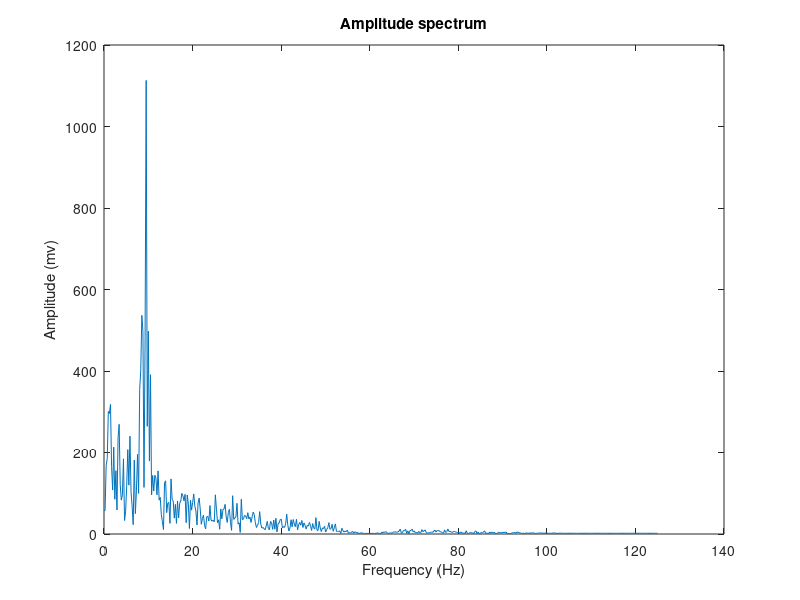
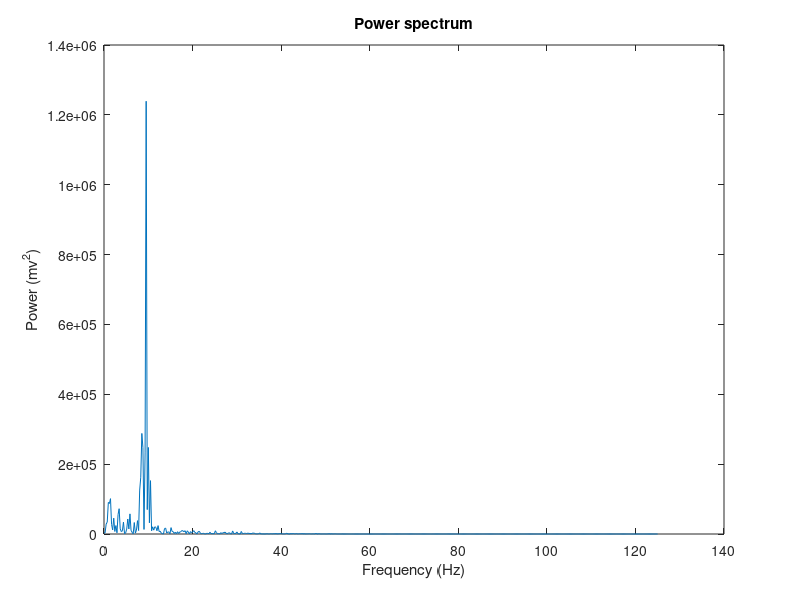
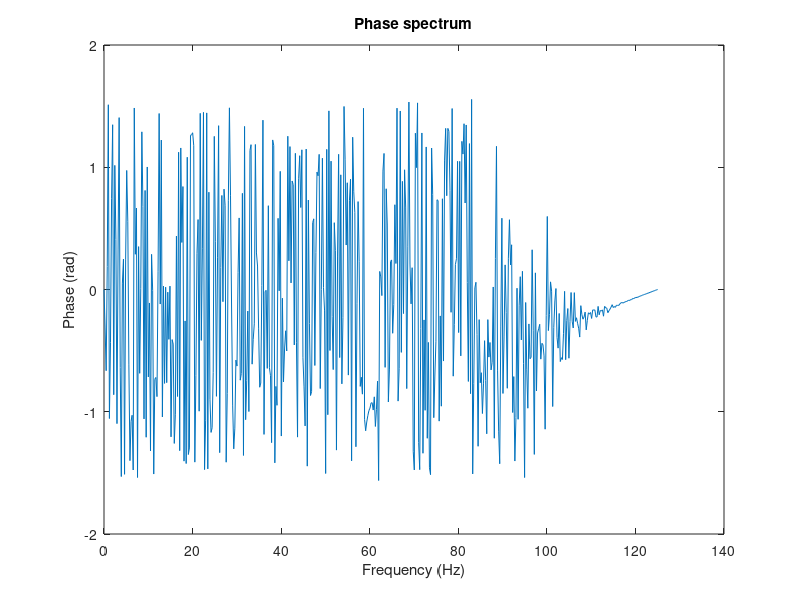
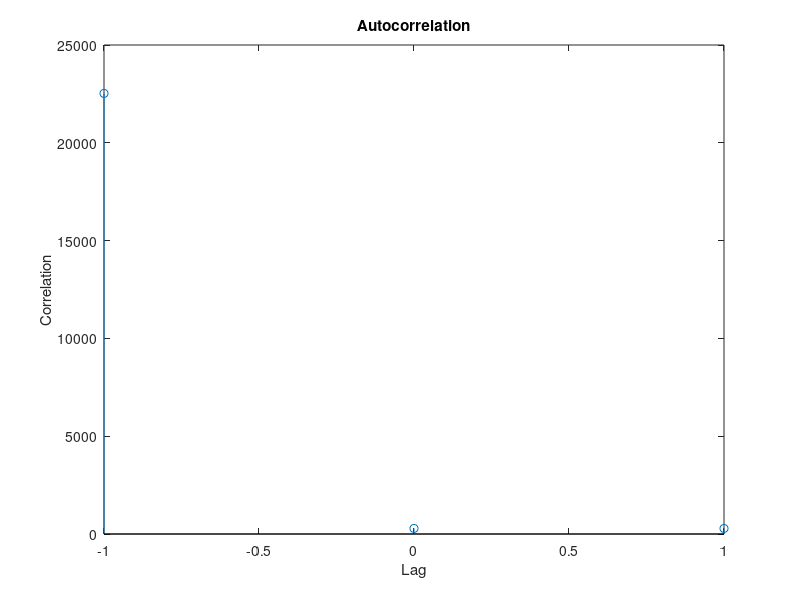

Here is the MATLAB script that generated these plots, in order:
clear;
%sampling rate should 1-124 apparently half of samp freq i guess

clear;
data = load('AlphaRhythm_5seconds.mat');
s = data.alpha_5seconds;
plot(s);

max_time = 5; % s
sampling_rate = 250; % Hz
points = 1024;
bin_size = 1 / sampling_rate;
interval = bin_size:bin_size:max_time;
range = points / 2;
freq_range = (0:range) * sampling_rate / points;

% calculate spectra
fft_s = fft(s, points);
pwr_s = fft_s .* conj(fft_s) / points;
amp_s = pwr_s .^ 0.5;
phase_s = atan(imag(fft_s) ./ real(fft_s));

% plot
figure(1)
plot(freq_range, amp_s(1:length(freq_range)))
xlabel('Frequency (Hz)')
ylabel('Amplitude (mv)')
title('Amplitude spectrum')

figure(2)
plot(freq_range, pwr_s(1:length(freq_range)))
xlabel('Frequency (Hz)')
ylabel('Power (mv^2)')
title('Power spectrum')

figure(3)
plot(freq_range, phase_s(1:length(freq_range)))
xlabel('Frequency (Hz)')
ylabel('Phase (rad)')
title('Phase spectrum')

%e
s_auto = xcorr(s,floor(length(points)), 'unbiased');
s_auto_fft = fft(s_auto);
s_auto_fft = abs(s_auto_fft);
tau = -length(points):length(points);

figure(4);
stem(tau, s_auto_fft);
title('Autocorrelation');
xlabel('Lag');
ylabel('Correlation');


s_auto2 = xcorr(s,floor(length(s)/2), 'unbiased');
s_auto_fft2 = fft(s_auto2);
s_auto_fft2 = abs(s_auto_fft2);
tau2 = -floor(length(s)/2):floor(length(s)/2);

figure(5);
stem(tau2, s_auto_fft2);
title('Autocorrelation');
xlabel('Lag');
ylabel('Correlation');